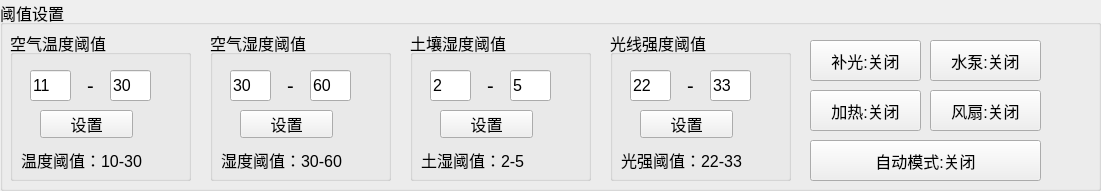
   <widget class="QGroupBox" name="groupBox_5">
    <property name="geometry">
     <rect>
      <x>300</x>
      <y>390</y>
      <width>1101</width>
      <height>191</height>
     </rect>
    </property>
    <property name="font">
     <font>
      <pointsize>12</pointsize>
     </font>
    </property>
    <property name="title">
     <string>阈值设置</string>
    </property>
    <widget class="QGroupBox" name="groupBox_6">
     <property name="geometry">
      <rect>
       <x>10</x>
       <y>30</y>
       <width>181</width>
       <height>151</height>
      </rect>
     </property>
     <property name="title">
      <string>空气温度阈值</string>
     </property>
     <widget class="QLineEdit" name="Edit_tempThresholdLow">
      <property name="geometry">
       <rect>
        <x>20</x>
        <y>40</y>
        <width>41</width>
        <height>31</height>
       </rect>
      </property>
      <property name="text">
       <string>11</string>
      </property>
     </widget>
     <widget class="QLabel" name="label_18">
      <property name="geometry">
       <rect>
        <x>70</x>
        <y>40</y>
        <width>21</width>
        <height>31</height>
       </rect>
      </property>
      <property name="font">
       <font>
        <pointsize>15</pointsize>
       </font>
      </property>
      <property name="text">
       <string>-</string>
      </property>
      <property name="alignment">
       <set>Qt::AlignCenter</set>
      </property>
     </widget>
     <widget class="QLineEdit" name="Edit_tempThresholdHigh">
      <property name="geometry">
       <rect>
        <x>100</x>
        <y>40</y>
        <width>41</width>
        <height>31</height>
       </rect>
      </property>
      <property name="text">
       <string>30</string>
      </property>
     </widget>
     <widget class="QPushButton" name="Bt_tempThresholdSet">
      <property name="geometry">
       <rect>
        <x>30</x>
        <y>80</y>
        <width>93</width>
        <height>28</height>
       </rect>
      </property>
      <property name="text">
       <string>设置</string>
      </property>
     </widget>
     <widget class="QLabel" name="label_35">
      <property name="geometry">
       <rect>
        <x>11</x>
        <y>120</y>
        <width>161</width>
        <height>20</height>
       </rect>
      </property>
      <property name="text">
       <string>温度阈值：10-30</string>
      </property>
     </widget>
    </widget>
    <widget class="QGroupBox" name="groupBox_7">
     <property name="geometry">
      <rect>
       <x>210</x>
       <y>30</y>
       <width>181</width>
       <height>151</height>
      </rect>
     </property>
     <property name="title">
      <string>空气湿度阈值</string>
     </property>
     <widget class="QLineEdit" name="Edit_humidityThresholdLow">
      <property name="geometry">
       <rect>
        <x>20</x>
        <y>40</y>
        <width>41</width>
        <height>31</height>
       </rect>
      </property>
      <property name="text">
       <string>30</string>
      </property>
     </widget>
     <widget class="QLabel" name="label_36">
      <property name="geometry">
       <rect>
        <x>70</x>
        <y>40</y>
        <width>21</width>
        <height>31</height>
       </rect>
      </property>
      <property name="font">
       <font>
        <pointsize>15</pointsize>
       </font>
      </property>
      <property name="text">
       <string>-</string>
      </property>
      <property name="alignment">
       <set>Qt::AlignCenter</set>
      </property>
     </widget>
     <widget class="QLineEdit" name="Edit_humidityThresholdHigh">
      <property name="geometry">
       <rect>
        <x>100</x>
        <y>40</y>
        <width>41</width>
        <height>31</height>
       </rect>
      </property>
      <property name="text">
       <string>60</string>
      </property>
     </widget>
     <widget class="QPushButton" name="Bt_humidityThresholdSet">
      <property name="geometry">
       <rect>
        <x>30</x>
        <y>80</y>
        <width>93</width>
        <height>28</height>
       </rect>
      </property>
      <property name="text">
       <string>设置</string>
      </property>
     </widget>
     <widget class="QLabel" name="label_37">
      <property name="geometry">
       <rect>
        <x>11</x>
        <y>120</y>
        <width>161</width>
        <height>20</height>
       </rect>
      </property>
      <property name="text">
       <string>湿度阈值：30-60</string>
      </property>
     </widget>
    </widget>
    <widget class="QGroupBox" name="groupBox_8">
     <property name="geometry">
      <rect>
       <x>410</x>
       <y>30</y>
       <width>181</width>
       <height>151</height>
      </rect>
     </property>
     <property name="title">
      <string>土壤湿度阈值</string>
     </property>
     <widget class="QLineEdit" name="Edit_soilHumidityThresholdLow">
      <property name="geometry">
       <rect>
        <x>20</x>
        <y>40</y>
        <width>41</width>
        <height>31</height>
       </rect>
      </property>
      <property name="text">
       <string>2</string>
      </property>
     </widget>
     <widget class="QLabel" name="label_38">
      <property name="geometry">
       <rect>
        <x>70</x>
        <y>40</y>
        <width>21</width>
        <height>31</height>
       </rect>
      </property>
      <property name="font">
       <font>
        <pointsize>15</pointsize>
       </font>
      </property>
      <property name="text">
       <string>-</string>
      </property>
      <property name="alignment">
       <set>Qt::AlignCenter</set>
      </property>
     </widget>
     <widget class="QLineEdit" name="Edit_soilHumidityThresholdHigh">
      <property name="geometry">
       <rect>
        <x>100</x>
        <y>40</y>
        <width>41</width>
        <height>31</height>
       </rect>
      </property>
      <property name="text">
       <string>5</string>
      </property>
     </widget>
     <widget class="QPushButton" name="Bt_soilHumidityThresholdSet">
      <property name="geometry">
       <rect>
        <x>30</x>
        <y>80</y>
        <width>93</width>
        <height>28</height>
       </rect>
      </property>
      <property name="text">
       <string>设置</string>
      </property>
     </widget>
     <widget class="QLabel" name="label_39">
      <property name="geometry">
       <rect>
        <x>11</x>
        <y>120</y>
        <width>161</width>
        <height>20</height>
       </rect>
      </property>
      <property name="text">
       <string>土湿阈值：2-5</string>
      </property>
     </widget>
    </widget>
    <widget class="QGroupBox" name="groupBox_9">
     <property name="geometry">
      <rect>
       <x>610</x>
       <y>30</y>
       <width>181</width>
       <height>151</height>
      </rect>
     </property>
     <property name="title">
      <string>光线强度阈值</string>
     </property>
     <widget class="QLineEdit" name="Edit_lightIntensityLow">
      <property name="geometry">
       <rect>
        <x>20</x>
        <y>40</y>
        <width>41</width>
        <height>31</height>
       </rect>
      </property>
      <property name="text">
       <string>22</string>
      </property>
     </widget>
     <widget class="QLabel" name="label_40">
      <property name="geometry">
       <rect>
        <x>70</x>
        <y>40</y>
        <width>21</width>
        <height>31</height>
       </rect>
      </property>
      <property name="font">
       <font>
        <pointsize>15</pointsize>
       </font>
      </property>
      <property name="text">
       <string>-</string>
      </property>
      <property name="alignment">
       <set>Qt::AlignCenter</set>
      </property>
     </widget>
     <widget class="QLineEdit" name="Edit_lightIntensityHigh">
      <property name="geometry">
       <rect>
        <x>100</x>
        <y>40</y>
        <width>41</width>
        <height>31</height>
       </rect>
      </property>
      <property name="text">
       <string>33</string>
      </property>
     </widget>
     <widget class="QPushButton" name="Bt_lightIntensitySet">
      <property name="geometry">
       <rect>
        <x>30</x>
        <y>80</y>
        <width>93</width>
        <height>28</height>
       </rect>
      </property>
      <property name="text">
       <string>设置</string>
      </property>
     </widget>
     <widget class="QLabel" name="label_41">
      <property name="geometry">
       <rect>
        <x>11</x>
        <y>120</y>
        <width>161</width>
        <height>20</height>
       </rect>
      </property>
      <property name="text">
       <string>光强阈值：22-33</string>
      </property>
     </widget>
    </widget>
    <widget class="QPushButton" name="Bt_fillInLight">
     <property name="geometry">
      <rect>
       <x>810</x>
       <y>40</y>
       <width>111</width>
       <height>41</height>
      </rect>
     </property>
     <property name="text">
      <string>补光:关闭</string>
     </property>
    </widget>
    <widget class="QPushButton" name="Bt_autoMode">
     <property name="geometry">
      <rect>
       <x>810</x>
       <y>140</y>
       <width>231</width>
       <height>41</height>
      </rect>
     </property>
     <property name="text">
      <string>自动模式:关闭</string>
     </property>
    </widget>
    <widget class="QPushButton" name="Bt_waterPump">
     <property name="geometry">
      <rect>
       <x>930</x>
       <y>40</y>
       <width>111</width>
       <height>41</height>
      </rect>
     </property>
     <property name="text">
      <string>水泵:关闭</string>
     </property>
    </widget>
    <widget class="QPushButton" name="Bt_heat">
     <property name="geometry">
      <rect>
       <x>810</x>
       <y>90</y>
       <width>111</width>
       <height>41</height>
      </rect>
     </property>
     <property name="text">
      <string>加热:关闭</string>
     </property>
    </widget>
    <widget class="QPushButton" name="Bt_fan">
     <property name="geometry">
      <rect>
       <x>930</x>
       <y>90</y>
       <width>111</width>
       <height>41</height>
      </rect>
     </property>
     <property name="text">
      <string>风扇:关闭</string>
     </property>
    </widget>
   </widget>
